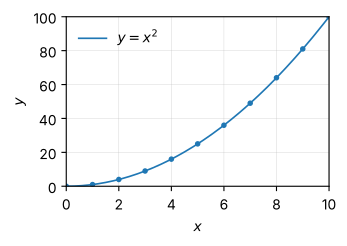

The script that saved this image:
#!/usr/bin/env python3
"""Smoke-test figure generator (task ST-DOC-01).

Plots y = x^2 for integer-spaced x in [0, 10] and saves it as a vector PDF
(reports/figures/smoke_plot.pdf) for inclusion in the IEEEtran smoke paper.
The data are purely synthetic (CALCULATION: y = x^2); they are not project
results.

Run with the project virtual environment:
    /home/user/tpu-e-cpu/.venv/bin/python reports/figures/smoke_plot.py
"""

from pathlib import Path

import matplotlib

matplotlib.use("Agg")  # Headless backend: no display is available.
import matplotlib.pyplot as plt  # noqa: E402  (import after backend selection)
import numpy as np  # noqa: E402

# Output file lives next to this script so the figure and its generator stay together.
OUT = Path(__file__).resolve().parent / "smoke_plot.pdf"


def main() -> None:
    """Generate and save the y = x^2 figure."""
    # Dense sample of x in [0, 10] for a smooth curve, plus integer markers.
    x = np.linspace(0.0, 10.0, 201)
    xi = np.arange(0, 11)

    # Single-column IEEE figure width is about 3.5 in.
    fig, ax = plt.subplots(figsize=(3.4, 2.2))
    ax.plot(x, x**2, color="tab:blue", linewidth=1.2, label=r"$y = x^2$")
    ax.plot(xi, xi**2, "o", color="tab:blue", markersize=3)
    ax.set_xlabel(r"$x$")
    ax.set_ylabel(r"$y$")
    ax.set_xlim(0, 10)
    ax.set_ylim(0, 100)
    ax.grid(True, linewidth=0.3, alpha=0.6)
    ax.legend(loc="upper left", frameon=False)

    # Vector PDF output, tight bounding box as required by the latex-flow skill.
    fig.savefig(OUT, format="pdf", bbox_inches="tight")
    plt.close(fig)
    print(f"wrote {OUT}")


if __name__ == "__main__":
    main()
